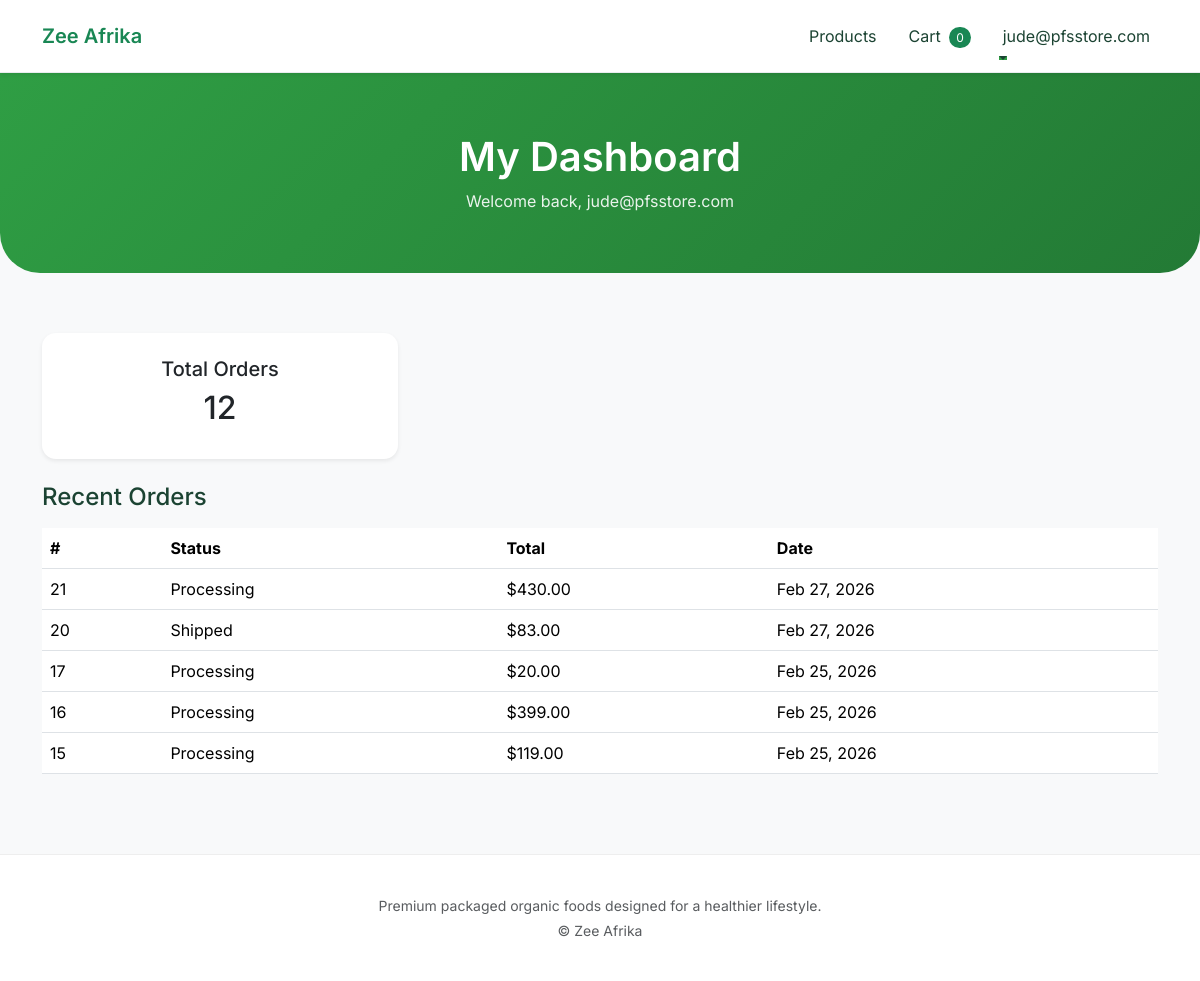
/accounts/admin-dashboard/ (signed in), run on the app's committed database.
### accounts/models.py (models this page shows, shortened)
class CustomUser(AbstractBaseUser, PermissionsMixin):
    email = models.EmailField(unique=True)
    first_name = models.CharField(max_length=30, blank=True)
    last_name = models.CharField(max_length=30, blank=True)
    is_active = models.BooleanField(default=True)
    is_staff = models.BooleanField(default=False)
    objects = CustomUserManager()
    USERNAME_FIELD = 'email'
    REQUIRED_FIELDS = []

### main/models.py (models this page shows, shortened)
class Order(models.Model):
    STATUS_CHOICES = [
        ('pending', 'Pending'),
        ('processing', 'Processing'),
        ('shipped', 'Shipped'),
        ('completed', 'Completed'),
        ('cancelled', 'Cancelled'),
    ]
    user = models.ForeignKey(
        settings.AUTH_USER_MODEL,
        on_delete=models.CASCADE
    )
    shipping_address = models.ForeignKey(
        ShippingAddress,
        on_delete=models.SET_NULL,
        null=True
    )
    status = models.CharField(
        max_length=20,
        choices=STATUS_CHOICES,
        default='pending'
    )
    total_amount = models.DecimalField(
        max_digits=10,
        decimal_places=2,
        default=0
    )
    created_at = models.DateTimeField(auto_now_add=True)
    is_paid = models.BooleanField(default=False)
    custom_id = models.CharField(max_length=20, unique=True, blank=True, null=True)

### accounts/views.py (the view)
# urls.py: path('admin-dashboard/', admin_dashboard, name='admin_dashboard'),
@login_required
def admin_dashboard(request):
    orders = Order.objects.filter(user=request.user).order_by("-created_at")
    context = {
        "orders_count": orders.count(),
        "recent_orders": orders[:5],
    }
    return render(request, "accounts/dashboard.html", context)

### main/context_processors.py (called while the page is built)
def cart_count(request):
    if request.user.is_authenticated:
        cart, created = Cart.objects.get_or_create(user=request.user)
        count = sum(item.quantity for item in cart.items.all())
    else:
        count = 0
    return {
        "cart_count": count
    }

### accounts/templates/accounts/dashboard.html (shortened to what this page needs)
{% extends "main/base.html" %}  {% block content %}
<section class="hero hero-small text-center">
  <div class="container">
    <h1>My Dashboard</h1>
    <p>
      Welcome back, {{ request.user.first_name|default:request.user.email }}
    </p>
  </div>
</section>
<div class="container my-5">
  <div class="row mb-4">
    <div class="col-md-4">
      <div class="card p-4 shadow-sm text-center">
        <h5>Total Orders</h5>
        <h2>{{ orders_count }}</h2>
      </div>
    </div>
  </div>
  <h4 class="mb-3">Recent Orders</h4>
  {% if recent_orders %}
  <table class="table">
    <thead>
      <tr>
        <th>#</th>
        <th>Status</th>
        <th>Total</th>
        <th>Date</th>
      </tr>
    </thead>
    <tbody>
      {% for order in recent_orders %}
      <tr>
        <td>{{ order.id }}</td>
        <td>{{ order.get_status_display }}</td>
        <td>${{ order.total_amount }}</td>
        <td>{{ order.created_at|date:"M d, Y" }}</td>
      </tr>
      {% endfor %}
    </tbody>
  </table>
  {% else %}
  <p class="text-muted">You have not placed any orders yet.</p>
  {% endif %}
</div>
{% endblock %}

### main/templates/main/base.html (shortened to what this page needs)
{% load static %}
<!doctype html>
<html lang="en">
  <head>
    <link
      href="https://cdn.jsdelivr.net/npm/bootstrap@5.3.2/dist/css/bootstrap.min.css"
      rel="stylesheet"
    />
    <link rel="stylesheet" href="{% static 'main/css/style.css' %}" />
  </head>
  <body>
    <nav class="navbar navbar-expand-lg navbar-light bg-white shadow-sm py-3">
      <div class="container">
        <a class="navbar-brand" href="{% url 'index' %}">Zee Afrika</a>
        <div class="collapse navbar-collapse" id="navbarNav">
          <ul class="navbar-nav ms-auto">
            <li class="nav-item">
              <a class="nav-link" href="{% url 'product_list' %}">Products</a>
            </li>
            <li class="nav-item ms-lg-3">
              <a class="nav-link" href="{% url 'cart_detail' %}">
                Cart
                <span class="cart-badge ms-1"
                  >{{ cart_count|default:'0' }}</span
                >
              </a>
            </li>
            {% if request.user.is_authenticated %}
            <li class="nav-item dropdown ms-lg-3">
              <a
                class="nav-link dropdown-toggle"
                href="#"
                role="button"
                data-bs-toggle="dropdown"
              >
                {{ request.user.first_name|default:request.user.email }}
              </a>
            </li>
            {% else %}
            <li class="nav-item ms-lg-3">
              <a class="btn btn-success btn-sm" href="{% url 'login' %}">
                Login
              </a>
            </li>
            {% endif %}
          </ul>
        </div>
      </div>
    </nav>
    <main>{% block content %} {% endblock %}</main>
    <footer>
      <div class="container text-center">
        <p class="text-muted small mb-1">
          Premium packaged organic foods designed for a healthier lifestyle.
        </p>
        <p class="text-muted small mb-0">© {{ now|date:'Y' }} Zee Afrika</p>
      </div>
    </footer>
  </body>
</html>

### main/static/main/css/style.css (style rules this page uses)
:root { --primary: #2f9e44; --primary-dark: #237a35; --bg-light: #f6fff8; --text-dark: #1b4332; }
* { font-family: "Inter", sans-serif; }
body { background: var(--bg-light); color: var(--text-dark); opacity: 0; transition: opacity 0.4s ease-in-out; }
body.loaded { opacity: 1; }
.navbar { background: white; border-bottom: 1px solid #e9ecef; transition: 0.3s ease; }
.navbar-brand { font-weight: 600; color: var(--primary) !important; }
.nav-link { color: var(--text-dark) !important; position: relative; }
.nav-link::after { content: ""; height: 2px; width: 0; background: var(--primary); position: absolute; bottom: -4px; left: 0; transition: 0.3s ease; }
.hero { background: linear-gradient(135deg, #2f9e44, #237a35); color: white; padding: 80px 20px; border-radius: 0 0 40px 40px; margin-bottom: 60px; }
.hero h1 { font-weight: 600; }
.hero p { opacity: 0.9; max-width: 600px; margin: 0 auto; }
.hero-small { padding: 60px 20px; }
.navbar-collapse { transition: all 0.4s ease; }
.card { border: none; border-radius: 14px; box-shadow: 0 6px 16px rgba(0, 0, 0, 0.05); transition: 0.3s ease; }
.cart-badge { background: var(--primary); color: white; border-radius: 50%; padding: 4px 8px; font-size: 12px; margin-left: 4px; }

### main/templates/main/base.html (style rules this page uses)
body { font-family: "Inter", sans-serif; background: #f8f9fa; }
.navbar-brand { font-weight: 600; color: #198754 !important; }
.cart-badge { background: #198754; color: white; font-size: 12px; padding: 3px 7px; border-radius: 50px; }
footer { background: #fff; border-top: 1px solid #eee; padding: 40px 0; margin-top: 80px; }

### data on the page
CustomUser: user.first_name "jude@pfsstore.com"
Order: id "21", status "Processing", total_amount "430.00", created_at "Feb 27, 2026"
Order: id "20", status "Shipped", total_amount "83.00", created_at "Feb 27, 2026"
Order: id "17", status "Processing", total_amount "20.00", created_at "Feb 25, 2026"
Order: id "16", status "Processing", total_amount "399.00", created_at "Feb 25, 2026"
Order: id "15", status "Processing", total_amount "119.00", created_at "Feb 25, 2026"

### other printed values
{{ cart_count|default:'0' }} "0"
{{ orders_count }} "12"
